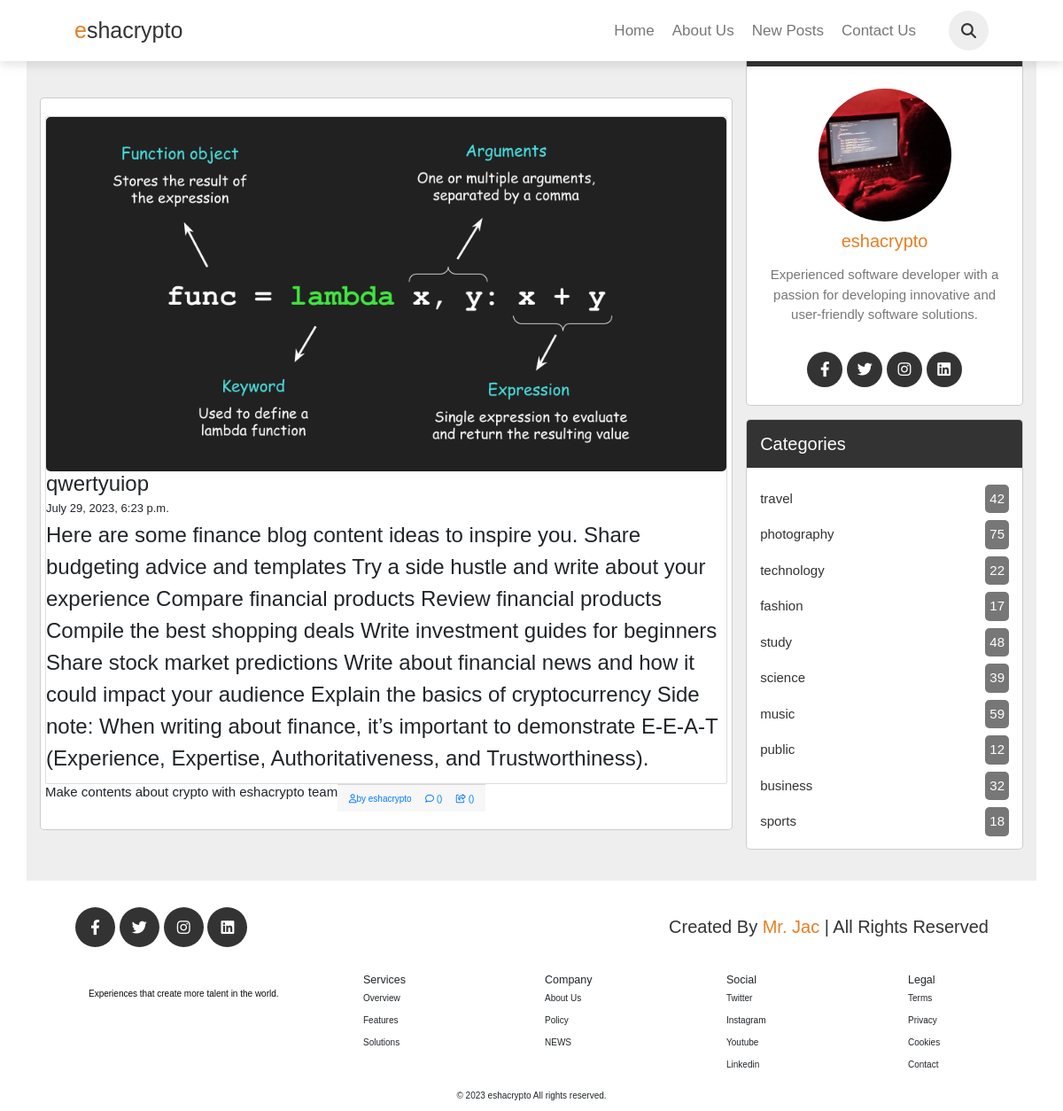
The app's page /Post/8 with its own data.
### posts/models.py (models this page shows)
class Post(AbstractModel):
    image = models.ImageField(upload_to='jacsblog/uploaded')
    title = RichTextField()
    body =  RichTextField()
    created_at = models.DateTimeField(default = datetime.now, blank=True)
    objects = PostManager()

### posts/views.py (the view)
# urls.py: path('Post/<str:pk>', views.post_details, name='post_details')
def post_details(request, pk):
    posts = Post.objects.get(id=pk)
    return render(request, 'post.html', {'posts' : posts})

### posts/templates/post.html (shortened to what this page needs)
{% load bootstrap4 %}
<!DOCTYPE html>
<html lang="en">
<head>
    {% bootstrap_css %}
    <link rel="stylesheet"
        href="{% static 'https://cdnjs.cloudflare.com/ajax/libs/font-awesome/5.15.3/css/all.min.css' %}">
    <link rel="stylesheet" href="https://cdnjs.cloudflare.com/ajax/libs/font-awesome/5.15.4/css/all.min.css">
    <link rel="stylesheet" href="{% static 'https://cdnjs.cloudflare.com/ajax/libs/font-awesome/5.15.3/css/all.min.css' %}">
    <link rel="stylesheet" href="https://stackpath.bootstrapcdn.com/bootstrap/4.5.2/css/bootstrap.min.css">
    <link rel="stylesheet" type="text/css" href="{% static '/css/style.css' %}">
</head>
<body>
    <header class="header">
        <a href="index.html" class="logo"><span>e</span>shacrypto</a>
        <nav class="navbar">
            <a href="#banner">Home</a>
            <a href="#AboutUs">About us</a>
            <a href="#posts">new posts</a>
            <a href="#contact">contact us</a>
        </nav>
        <div class="icons">
            <i class="fas fa-search" id="search-icon"></i>
        </div>
    </header>
    <main>
        <section class="container">
            <div style="margin-top: 9rem;" class="posts-container">
                <div class="post">
                    <div class="row">
                            <div class="card">
                                    <img src="{{posts.image.url}}" alt="images" class="image">
                                    <h1 style="font-size: x-large; font: bold;">{{posts.title | safe}}</h1>
                                    <h3 style="font-size: small;">{{posts.created_at}}</h3>
                                    <p style="font-size: 24px;">{{posts.body | safe}}</p>
                            </div>
                            <div><h4>Make contents about crypto with eshacrypto team </h4></div>
                            <div class="card-footer">
                                <a href="#" class="card-link"><i class="far fa-user"></i><span>by eshacrypto</span></a>
                                <a href="#" class="card-link"><i class="far fa-comment"></i> ()</a>
                                <a href="#" class="card-link"><i class="far fa-share-square"></i> ()</a>
                            </div>
                        </div>
                    </div>
                </div>
            <div class="sidebar">
                <div class="box">
                    <h3 class="title">about us</h3>
                    <div class="about">
                        <img src="{% static 'images/user.jpg' %}" alt="">
                        <h3>eshacrypto</h3>
                        <p>Experienced software developer with a passion for developing innovative and user-friendly software solutions.</p>
                        <div  class="follow">
                            <a href="https://www.facebook.com/jackson.ndege.374/" target="_blank" class="fab fa-facebook-f"></a>
                            <a href="https://twitter.com/Ndegejack12" target="_blank" class="fab fa-twitter"></a>
                            <a href="https://instagram.com/ndege376?utm_source=qr&igshid=NGExMmI2YTkyZg%3D%3D" target="_blank" class="fab fa-instagram"></a>
                            <a href="https://www.linkedin.com/in/jackson-ndege-70b15a21b/" target="_blank" class="fab fa-linkedin"></a>
                        </div>
                    </div>
                </div>
                <div class="box">
                    <h3 class="title">categories</h3>
                    <div class="category">
                        <a href="#"> travel <span>42</span></a>
                        <a href="#"> photography <span>75</span> </a>
                        <a href="#"> technology <span>22</span> </a>
                        <a href="#"> fashion <span>17</span> </a>
                        <a href="#"> study <span>48</span> </a>
                        <a href="#"> science <span>39</span> </a>
                        <a href="#"> music <span>59</span> </a>
                        <a href="#"> public <span>12</span> </a>
                        <a href="#"> business <span>32</span> </a>
                        <a href="#"> sports <span>18</span> </a>
                    </div>
                </div>
            </div>
        </section>
        <section class="footer">
            <div class="follow">
                <a href="#" class="fab fa-facebook-f"></a>
                <a href="#" class="fab fa-twitter"></a>
                <a href="#" class="fab fa-instagram"></a>
                <a href="#" class="fab fa-linkedin"></a>
            </div>
            <div class="credit">created by <span>mr. jac</span> | all rights reserved</div>
        </section>
    </main>
    <footer class="Footer">
        <div class="container_fluid">
            <div class="row rew">
                <div class="col-12 col-sm-12 col-md-12 col-lg-4 col-xl-4 col-xxl-4 gap">
                    <p class="common" style="padding-left: 100px; color: rgb(11, 9, 9);">Experiences that create more talent in the world.</p>
                </div>
                <div class="col-12 col-sm-12 col-md-12 col-lg-8 col-xl-8 col-xxl-8">
                    <div class="row rew">
                        <div class="col-12 col-sm-12 col-md-6 col-lg-3 col-xl-3 col-xxl-3 gap">
                            <h5 class="common fHead">Services</h5>
                            <p class="common">Overview</p>
                            <p class="common">Features</p>
                            <p class="common">Solutions</p>
                        </div>
                        <div class="col-12 col-sm-12 col-md-6 col-lg-3 col-xl-3 col-xxl-3 gap">
                            <h5 class="common fHead">Company</h5>
                            <p class="common">About Us</p>
                            <p class="common">Policy</p>
                            <p class="common">NEWS</p>
                        </div>
                        <div class="col-12 col-sm-12 col-md-6 col-lg-3 col-xl-3 col-xxl-3 gap">
                            <h5 class="common fHead">Social</h5>
                            <p class="common">Twitter</p>
                            <p class="common">Instagram</p>
                            <p class="common">Youtube</p>
                            <p class="common">Linkedin</p>
                        </div>
                        <div class="col-12 col-sm-12 col-md-6 col-lg-3 col-xl-3 col-xxl-3 gap">
                            <h5 class="common fHead">Legal</h5>
                            <p class="common">Terms</p>
                            <p class="common">Privacy</p>
                            <p class="common">Cookies</p>
                            <p class="common">Contact</p>
                        </div>
                    </div>
                </div>
            </div>
        </div>
        <div class="CopyR">
            <p class="common" style="text-align: center; margin-top: 10px;">© 2023 eshacrypto All rights reserved.</p>
        </div>
    </footer>
</body>
</html>

### posts/static/css/style.css (style rules this page uses)
:root { --orange:#e67e22; --black:#333; --light-color:#777; --border:.1rem solid rgba(0,0,0,.2); --box-shadow:0 .5rem 1rem rgba(0,0,0,.1); }
* { margin:0; padding:0; box-sizing: border-box; outline: none; border:none; text-decoration: none; font-family: Verdana, Geneva, Tahoma, sans-serif; font-weight: lighter; }
html { font-size: 62.5%; overflow-x: hidden; scroll-behavior: smooth; scroll-padding-top: 6rem; }
section { padding:2rem 7%; }
.header { position: fixed; top:0; left:0; right:0; z-index: 1000; background: #fff; box-shadow: var(--box-shadow); display: flex; align-items: center; padding:1.2rem 7%; }
.header .logo { color:var(--black); font-size: 2.5rem; margin-right: auto; }
.header .logo span { color:var(--orange); }
.header .navbar a { color:var(--light-color); margin-right: 2rem; font-size: 1.7rem; text-transform: capitalize; }
.header .icons i { height:4.5rem; line-height:4.5rem; width:4.5rem; text-align: center; color:var(--black); background:#eee; border-radius: 50%; margin-left: .7rem; font-size: 1.7rem; cursor: pointer; }
.container { display: grid; grid-template-columns: 2.5fr 1fr; gap:1.5rem; background:#eee; }
.container .posts-container .post { width:100%; padding:2rem; background:#fff; border:var(--border); border-radius: .5rem; margin-bottom: 1.5rem; }
.container .posts-container .post .image { height: 40rem; width:100%; border-radius: .5rem; object-fit: cover; }
.container .sidebar .box { border:var(--border); border-radius: .5rem; overflow:hidden; background:#fff; margin-bottom: 1.5rem; }
.container .sidebar .box .title { padding:1.5rem; font-size: 2rem; color:#fff; background:var(--black); text-transform: capitalize; }
.container .sidebar .box .about { text-align: center; padding:1rem 1.5rem; }
.container .sidebar .box .about img { height: 15rem; width: 15rem; border-radius: 50%; object-fit: cover; margin:1rem 0; }
.container .sidebar .box .about h3 { color:var(--orange); font-size: 2rem; }
.container .sidebar .box .about p { color:var(--light-color); font-size: 1.5rem; line-height: 1.5; padding:1rem; }
.container .sidebar .box .about .follow { padding:1rem 0; }
.container .sidebar .box .about .follow a { height: 4rem; line-height: 4rem; width: 4rem; border-radius: 50%; background:var(--black); color:#fff; font-size: 1.7rem; margin:0 .1rem; }
.fab { font-family: "Font Awesome 5 Brands"; }
.container .sidebar .box .category { padding:1rem 1.5rem; }
.container .sidebar .box .category a { padding:.4rem 0; font-size: 1.5rem; color:var(--black); display: flex; align-items: center; justify-content: space-between; }
.container .sidebar .box .category a span { background:var(--light-color); color:#fff; border-radius: .5rem; padding:.5rem; }
.footer { display: flex; align-items: center; justify-content: space-between; }
.footer .credit { text-transform: capitalize; font-size: 2rem; color:var(--black); padding: 1rem 0; }
.footer .credit span { color:var(--orange); }
.footer .follow { padding: 1rem 0; }
.footer .follow a { height:4.5rem; line-height:4.5rem; width:4.5rem; border-radius: 50%; font-size: 1.7rem; background:var(--black); color:#fff; margin:0 .1rem; text-align: center; }

### records on screen
Post: image (picture), title "qwertyuiop", created_at "July 29, 2023, 6:23 p.m.", body "Here are some finance blog content ideas to inspire you. Share budgeting advice and templates Try a side hustle and write about your experience Compare financial products Review financial products Compile the best shopping deals Write investment guides for beginners Share stock market predictions Write about financial news and how it could impact your audience Explain the basics of cryptocurrency Side note: When writing about finance, it’s important to demonstrate E-E-A-T (Experience, Expertise, Authoritativeness, and Trustworthiness)."
